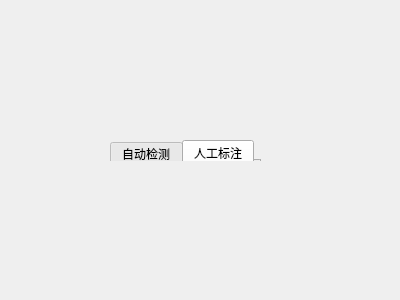
<?xml version="1.0" encoding="UTF-8"?>
<ui version="4.0">
 <class>Dialog</class>
 <widget class="QDialog" name="Dialog">
  <property name="geometry">
   <rect>
    <x>0</x>
    <y>0</y>
    <width>400</width>
    <height>300</height>
   </rect>
  </property>
  <property name="windowTitle">
   <string>Dialog</string>
  </property>
  <widget class="QTabWidget" name="tabWidget">
   <property name="geometry">
    <rect>
     <x>110</x>
     <y>140</y>
     <width>151</width>
     <height>21</height>
    </rect>
   </property>
   <property name="currentIndex">
    <number>1</number>
   </property>
   <widget class="QWidget" name="tab_auto">
    <attribute name="title">
     <string>自动检测</string>
    </attribute>
   </widget>
   <widget class="QWidget" name="tab_man">
    <attribute name="title">
     <string>人工标注</string>
    </attribute>
   </widget>
  </widget>
 </widget>
 <resources/>
 <connections/>
</ui>
